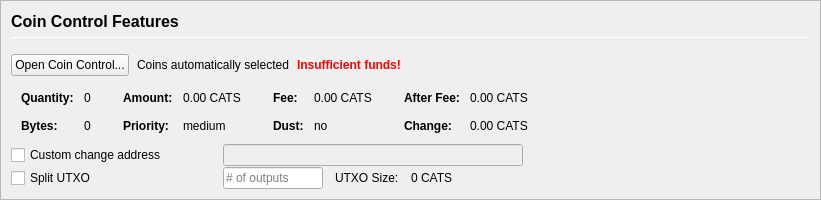
         <widget class="QFrame" name="frameCoinControl">
          <property name="sizePolicy">
           <sizepolicy hsizetype="Expanding" vsizetype="Expanding">
            <horstretch>0</horstretch>
            <verstretch>0</verstretch>
           </sizepolicy>
          </property>
          <property name="maximumSize">
           <size>
            <width>16777215</width>
            <height>16777215</height>
           </size>
          </property>
          <property name="frameShape">
           <enum>QFrame::StyledPanel</enum>
          </property>
          <property name="frameShadow">
           <enum>QFrame::Sunken</enum>
          </property>
          <layout class="QVBoxLayout" name="verticalLayoutCoinControl2">
           <property name="spacing">
            <number>0</number>
           </property>
           <property name="leftMargin">
            <number>0</number>
           </property>
           <property name="topMargin">
            <number>0</number>
           </property>
           <property name="rightMargin">
            <number>0</number>
           </property>
           <property name="bottomMargin">
            <number>0</number>
           </property>
           <item>
            <widget class="QFrame" name="frameCoinControl_BG">
             <layout class="QVBoxLayout" name="verticalLayoutCoinControl" stretch="0,0,0,0,0,0">
              <property name="spacing">
               <number>1</number>
              </property>
              <property name="leftMargin">
               <number>10</number>
              </property>
              <property name="topMargin">
               <number>10</number>
              </property>
              <item>
               <layout class="QHBoxLayout" name="horizontalLayoutCoinControl1">
                <property name="bottomMargin">
                 <number>15</number>
                </property>
                <item>
                 <layout class="QVBoxLayout" name="verticalLayout_3">
                  <property name="spacing">
                   <number>6</number>
                  </property>
                  <item>
                   <widget class="QLabel" name="labelCoinControlFeatures">
                    <property name="sizePolicy">
                     <sizepolicy hsizetype="Preferred" vsizetype="Maximum">
                      <horstretch>0</horstretch>
                      <verstretch>0</verstretch>
                     </sizepolicy>
                    </property>
                    <property name="minimumSize">
                     <size>
                      <width>0</width>
                      <height>20</height>
                     </size>
                    </property>
                    <property name="font">
                     <font>
                      <pointsize>12</pointsize>
                      <weight>75</weight>
                      <bold>true</bold>
                     </font>
                    </property>
                    <property name="styleSheet">
                     <string notr="true">font-weight:bold;</string>
                    </property>
                    <property name="text">
                     <string>Coin Control Features</string>
                    </property>
                   </widget>
                  </item>
                  <item>
                   <widget class="Line" name="line">
                    <property name="minimumSize">
                     <size>
                      <width>0</width>
                      <height>1</height>
                     </size>
                    </property>
                    <property name="maximumSize">
                     <size>
                      <width>16777215</width>
                      <height>1</height>
                     </size>
                    </property>
                    <property name="orientation">
                     <enum>Qt::Horizontal</enum>
                    </property>
                   </widget>
                  </item>
                 </layout>
                </item>
               </layout>
              </item>
              <item>
               <layout class="QHBoxLayout" name="horizontalLayoutCoinControl2" stretch="0,0,0,0">
                <property name="spacing">
                 <number>8</number>
                </property>
                <property name="bottomMargin">
                 <number>10</number>
                </property>
                <item>
                 <widget class="QPushButton" name="pushButtonCoinControl">
                  <property name="styleSheet">
                   <string notr="true"/>
                  </property>
                  <property name="text">
                   <string>Open Coin Control...</string>
                  </property>
                  <property name="autoDefault">
                   <bool>false</bool>
                  </property>
                 </widget>
                </item>
                <item>
                 <widget class="QLabel" name="labelCoinControlAutomaticallySelected">
                  <property name="text">
                   <string>Coins automatically selected</string>
                  </property>
                  <property name="margin">
                   <number>5</number>
                  </property>
                 </widget>
                </item>
                <item>
                 <widget class="QLabel" name="labelCoinControlInsuffFunds">
                  <property name="font">
                   <font>
                    <weight>75</weight>
                    <bold>true</bold>
                   </font>
                  </property>
                  <property name="styleSheet">
                   <string notr="true">color:red;font-weight:bold;</string>
                  </property>
                  <property name="text">
                   <string>Insufficient funds!</string>
                  </property>
                  <property name="margin">
                   <number>5</number>
                  </property>
                 </widget>
                </item>
                <item>
                 <spacer name="horizontalSpacerCoinControl">
                  <property name="orientation">
                   <enum>Qt::Horizontal</enum>
                  </property>
                  <property name="sizeHint" stdset="0">
                   <size>
                    <width>40</width>
                    <height>1</height>
                   </size>
                  </property>
                 </spacer>
                </item>
               </layout>
              </item>
              <item>
               <widget class="QWidget" name="widgetCoinControl" native="true">
                <property name="sizePolicy">
                 <sizepolicy hsizetype="Preferred" vsizetype="Preferred">
                  <horstretch>0</horstretch>
                  <verstretch>0</verstretch>
                 </sizepolicy>
                </property>
                <property name="minimumSize">
                 <size>
                  <width>0</width>
                  <height>0</height>
                 </size>
                </property>
                <property name="styleSheet">
                 <string notr="true"/>
                </property>
                <layout class="QHBoxLayout" name="horizontalLayoutCoinControl5">
                 <property name="leftMargin">
                  <number>0</number>
                 </property>
                 <property name="topMargin">
                  <number>0</number>
                 </property>
                 <property name="rightMargin">
                  <number>0</number>
                 </property>
                 <property name="bottomMargin">
                  <number>0</number>
                 </property>
                 <item>
                  <layout class="QHBoxLayout" name="horizontalLayoutCoinControl3" stretch="0,0,0,1">
                   <property name="spacing">
                    <number>20</number>
                   </property>
                   <property name="topMargin">
                    <number>0</number>
                   </property>
                   <property name="bottomMargin">
                    <number>10</number>
                   </property>
                   <item>
                    <layout class="QFormLayout" name="formLayoutCoinControl1">
                     <property name="horizontalSpacing">
                      <number>10</number>
                     </property>
                     <property name="verticalSpacing">
                      <number>14</number>
                     </property>
                     <property name="leftMargin">
                      <number>10</number>
                     </property>
                     <property name="topMargin">
                      <number>4</number>
                     </property>
                     <property name="rightMargin">
                      <number>6</number>
                     </property>
                     <item row="0" column="0">
                      <widget class="QLabel" name="labelCoinControlQuantityText">
                       <property name="font">
                        <font>
                         <weight>75</weight>
                         <bold>true</bold>
                        </font>
                       </property>
                       <property name="text">
                        <string>Quantity:</string>
                       </property>
                       <property name="margin">
                        <number>0</number>
                       </property>
                      </widget>
                     </item>
                     <item row="0" column="1">
                      <widget class="QLabel" name="labelCoinControlQuantity">
                       <property name="cursor">
                        <cursorShape>IBeamCursor</cursorShape>
                       </property>
                       <property name="contextMenuPolicy">
                        <enum>Qt::ActionsContextMenu</enum>
                       </property>
                       <property name="text">
                        <string notr="true">0</string>
                       </property>
                       <property name="margin">
                        <number>0</number>
                       </property>
                       <property name="textInteractionFlags">
                        <set>Qt::LinksAccessibleByMouse|Qt::TextSelectableByKeyboard|Qt::TextSelectableByMouse</set>
                       </property>
                      </widget>
                     </item>
                     <item row="1" column="0">
                      <widget class="QLabel" name="labelCoinControlBytesText">
                       <property name="font">
                        <font>
                         <weight>75</weight>
                         <bold>true</bold>
                        </font>
                       </property>
                       <property name="text">
                        <string>Bytes:</string>
                       </property>
                      </widget>
                     </item>
                     <item row="1" column="1">
                      <widget class="QLabel" name="labelCoinControlBytes">
                       <property name="cursor">
                        <cursorShape>IBeamCursor</cursorShape>
                       </property>
                       <property name="contextMenuPolicy">
                        <enum>Qt::ActionsContextMenu</enum>
                       </property>
                       <property name="text">
                        <string notr="true">0</string>
                       </property>
                       <property name="textInteractionFlags">
                        <set>Qt::LinksAccessibleByMouse|Qt::TextSelectableByKeyboard|Qt::TextSelectableByMouse</set>
                       </property>
                      </widget>
                     </item>
                    </layout>
                   </item>
                   <item>
                    <layout class="QFormLayout" name="formLayoutCoinControl2">
                     <property name="horizontalSpacing">
                      <number>10</number>
                     </property>
                     <property name="verticalSpacing">
                      <number>14</number>
                     </property>
                     <property name="leftMargin">
                      <number>6</number>
                     </property>
                     <property name="topMargin">
                      <number>4</number>
                     </property>
                     <property name="rightMargin">
                      <number>6</number>
                     </property>
                     <item row="0" column="0">
                      <widget class="QLabel" name="labelCoinControlAmountText">
                       <property name="font">
                        <font>
                         <weight>75</weight>
                         <bold>true</bold>
                        </font>
                       </property>
                       <property name="text">
                        <string>Amount:</string>
                       </property>
                       <property name="margin">
                        <number>0</number>
                       </property>
                      </widget>
                     </item>
                     <item row="0" column="1">
                      <widget class="QLabel" name="labelCoinControlAmount">
                       <property name="cursor">
                        <cursorShape>IBeamCursor</cursorShape>
                       </property>
                       <property name="contextMenuPolicy">
                        <enum>Qt::ActionsContextMenu</enum>
                       </property>
                       <property name="text">
                        <string notr="true">0.00 CATS</string>
                       </property>
                       <property name="textInteractionFlags">
                        <set>Qt::LinksAccessibleByMouse|Qt::TextSelectableByKeyboard|Qt::TextSelectableByMouse</set>
                       </property>
                      </widget>
                     </item>
                     <item row="1" column="0">
                      <widget class="QLabel" name="labelCoinControlPriorityText">
                       <property name="font">
                        <font>
                         <weight>75</weight>
                         <bold>true</bold>
                        </font>
                       </property>
                       <property name="text">
                        <string>Priority:</string>
                       </property>
                      </widget>
                     </item>
                     <item row="1" column="1">
                      <widget class="QLabel" name="labelCoinControlPriority">
                       <property name="cursor">
                        <cursorShape>IBeamCursor</cursorShape>
                       </property>
                       <property name="contextMenuPolicy">
                        <enum>Qt::ActionsContextMenu</enum>
                       </property>
                       <property name="text">
                        <string>medium</string>
                       </property>
                       <property name="textInteractionFlags">
                        <set>Qt::LinksAccessibleByMouse|Qt::TextSelectableByKeyboard|Qt::TextSelectableByMouse</set>
                       </property>
                      </widget>
                     </item>
                    </layout>
                   </item>
                   <item>
                    <layout class="QFormLayout" name="formLayoutCoinControl3">
                     <property name="horizontalSpacing">
                      <number>10</number>
                     </property>
                     <property name="verticalSpacing">
                      <number>14</number>
                     </property>
                     <property name="leftMargin">
                      <number>6</number>
                     </property>
                     <property name="topMargin">
                      <number>4</number>
                     </property>
                     <property name="rightMargin">
                      <number>6</number>
                     </property>
                     <item row="0" column="0">
                      <widget class="QLabel" name="labelCoinControlFeeText">
                       <property name="font">
                        <font>
                         <weight>75</weight>
                         <bold>true</bold>
                        </font>
                       </property>
                       <property name="text">
                        <string>Fee:</string>
                       </property>
                       <property name="margin">
                        <number>0</number>
                       </property>
                      </widget>
                     </item>
                     <item row="0" column="1">
                      <widget class="QLabel" name="labelCoinControlFee">
                       <property name="cursor">
                        <cursorShape>IBeamCursor</cursorShape>
                       </property>
                       <property name="contextMenuPolicy">
                        <enum>Qt::ActionsContextMenu</enum>
                       </property>
                       <property name="text">
                        <string notr="true">0.00 CATS</string>
                       </property>
                       <property name="textInteractionFlags">
                        <set>Qt::LinksAccessibleByMouse|Qt::TextSelectableByKeyboard|Qt::TextSelectableByMouse</set>
                       </property>
                      </widget>
                     </item>
                     <item row="1" column="0">
                      <widget class="QLabel" name="labelCoinControlLowOutputText">
                       <property name="font">
                        <font>
                         <weight>75</weight>
                         <bold>true</bold>
                        </font>
                       </property>
                       <property name="text">
                        <string>Dust:</string>
                       </property>
                      </widget>
                     </item>
                     <item row="1" column="1">
                      <widget class="QLabel" name="labelCoinControlLowOutput">
                       <property name="cursor">
                        <cursorShape>IBeamCursor</cursorShape>
                       </property>
                       <property name="contextMenuPolicy">
                        <enum>Qt::ActionsContextMenu</enum>
                       </property>
                       <property name="text">
                        <string>no</string>
                       </property>
                       <property name="textInteractionFlags">
                        <set>Qt::LinksAccessibleByMouse|Qt::TextSelectableByKeyboard|Qt::TextSelectableByMouse</set>
                       </property>
                      </widget>
                     </item>
                    </layout>
                   </item>
                   <item>
                    <layout class="QFormLayout" name="formLayoutCoinControl4">
                     <property name="horizontalSpacing">
                      <number>10</number>
                     </property>
                     <property name="verticalSpacing">
                      <number>14</number>
                     </property>
                     <property name="leftMargin">
                      <number>6</number>
                     </property>
                     <property name="topMargin">
                      <number>4</number>
                     </property>
                     <property name="rightMargin">
                      <number>6</number>
                     </property>
                     <item row="0" column="0">
                      <widget class="QLabel" name="labelCoinControlAfterFeeText">
                       <property name="font">
                        <font>
                         <weight>75</weight>
                         <bold>true</bold>
                        </font>
                       </property>
                       <property name="text">
                        <string>After Fee:</string>
                       </property>
                       <property name="margin">
                        <number>0</number>
                       </property>
                      </widget>
                     </item>
                     <item row="0" column="1">
                      <widget class="QLabel" name="labelCoinControlAfterFee">
                       <property name="cursor">
                        <cursorShape>IBeamCursor</cursorShape>
                       </property>
                       <property name="contextMenuPolicy">
                        <enum>Qt::ActionsContextMenu</enum>
                       </property>
                       <property name="text">
                        <string notr="true">0.00 CATS</string>
                       </property>
                       <property name="textInteractionFlags">
                        <set>Qt::LinksAccessibleByMouse|Qt::TextSelectableByKeyboard|Qt::TextSelectableByMouse</set>
                       </property>
                      </widget>
                     </item>
                     <item row="1" column="0">
                      <widget class="QLabel" name="labelCoinControlChangeText">
                       <property name="font">
                        <font>
                         <weight>75</weight>
                         <bold>true</bold>
                        </font>
                       </property>
                       <property name="text">
                        <string>Change:</string>
                       </property>
                      </widget>
                     </item>
                     <item row="1" column="1">
                      <widget class="QLabel" name="labelCoinControlChange">
                       <property name="cursor">
                        <cursorShape>IBeamCursor</cursorShape>
                       </property>
                       <property name="contextMenuPolicy">
                        <enum>Qt::ActionsContextMenu</enum>
                       </property>
                       <property name="text">
                        <string notr="true">0.00 CATS</string>
                       </property>
                       <property name="textInteractionFlags">
                        <set>Qt::LinksAccessibleByMouse|Qt::TextSelectableByKeyboard|Qt::TextSelectableByMouse</set>
                       </property>
                      </widget>
                     </item>
                    </layout>
                   </item>
                  </layout>
                 </item>
                </layout>
               </widget>
              </item>
              <item>
               <layout class="QHBoxLayout" name="horizontalLayoutCoinControl4">
                <property name="spacing">
                 <number>12</number>
                </property>
                <property name="sizeConstraint">
                 <enum>QLayout::SetDefaultConstraint</enum>
                </property>
                <property name="topMargin">
                 <number>0</number>
                </property>
                <property name="rightMargin">
                 <number>0</number>
                </property>
                <item>
                 <widget class="QCheckBox" name="checkBoxCoinControlChange">
                  <property name="sizePolicy">
                   <sizepolicy hsizetype="Preferred" vsizetype="Preferred">
                    <horstretch>0</horstretch>
                    <verstretch>0</verstretch>
                   </sizepolicy>
                  </property>
                  <property name="minimumSize">
                   <size>
                    <width>200</width>
                    <height>0</height>
                   </size>
                  </property>
                  <property name="maximumSize">
                   <size>
                    <width>200</width>
                    <height>16777215</height>
                   </size>
                  </property>
                  <property name="toolTip">
                   <string>If this is activated, but the change address is empty or invalid, change will be sent to a newly generated address.</string>
                  </property>
                  <property name="text">
                   <string>Custom change address</string>
                  </property>
                 </widget>
                </item>
                <item>
                 <widget class="QValidatedLineEdit" name="lineEditCoinControlChange">
                  <property name="enabled">
                   <bool>false</bool>
                  </property>
                  <property name="sizePolicy">
                   <sizepolicy hsizetype="Preferred" vsizetype="Preferred">
                    <horstretch>0</horstretch>
                    <verstretch>0</verstretch>
                   </sizepolicy>
                  </property>
                  <property name="minimumSize">
                   <size>
                    <width>300</width>
                    <height>0</height>
                   </size>
                  </property>
                 </widget>
                </item>
                <item>
                 <widget class="QLabel" name="labelCoinControlChangeLabel">
                  <property name="sizePolicy">
                   <sizepolicy hsizetype="Preferred" vsizetype="Preferred">
                    <horstretch>0</horstretch>
                    <verstretch>0</verstretch>
                   </sizepolicy>
                  </property>
                  <property name="minimumSize">
                   <size>
                    <width>100</width>
                    <height>0</height>
                   </size>
                  </property>
                  <property name="text">
                   <string/>
                  </property>
                  <property name="margin">
                   <number>3</number>
                  </property>
                 </widget>
                </item>
               </layout>
              </item>
              <item>
               <layout class="QHBoxLayout" name="horizontalLayoutCoinControl6">
                <property name="spacing">
                 <number>12</number>
                </property>
                <property name="rightMargin">
                 <number>0</number>
                </property>
                <item>
                 <widget class="QCheckBox" name="splitBlockCheckBox">
                  <property name="sizePolicy">
                   <sizepolicy hsizetype="Preferred" vsizetype="Preferred">
                    <horstretch>0</horstretch>
                    <verstretch>0</verstretch>
                   </sizepolicy>
                  </property>
                  <property name="minimumSize">
                   <size>
                    <width>200</width>
                    <height>0</height>
                   </size>
                  </property>
                  <property name="maximumSize">
                   <size>
                    <width>200</width>
                    <height>16777215</height>
                   </size>
                  </property>
                  <property name="text">
                   <string>Split UTXO</string>
                  </property>
                 </widget>
                </item>
                <item>
                 <widget class="QLineEdit" name="splitBlockLineEdit">
                  <property name="sizePolicy">
                   <sizepolicy hsizetype="Preferred" vsizetype="Preferred">
                    <horstretch>50</horstretch>
                    <verstretch>0</verstretch>
                   </sizepolicy>
                  </property>
                  <property name="minimumSize">
                   <size>
                    <width>100</width>
                    <height>0</height>
                   </size>
                  </property>
                  <property name="maximumSize">
                   <size>
                    <width>100</width>
                    <height>16777215</height>
                   </size>
                  </property>
                  <property name="placeholderText">
                   <string># of outputs</string>
                  </property>
                 </widget>
                </item>
                <item>
                 <widget class="QLabel" name="labelBlockSizeText">
                  <property name="text">
                   <string>UTXO Size:</string>
                  </property>
                 </widget>
                </item>
                <item>
                 <widget class="QLabel" name="labelBlockSize">
                  <property name="text">
                   <string>0 CATS</string>
                  </property>
                 </widget>
                </item>
                <item>
                 <spacer name="horizontalSpacer_7">
                  <property name="orientation">
                   <enum>Qt::Horizontal</enum>
                  </property>
                  <property name="sizeHint" stdset="0">
                   <size>
                    <width>40</width>
                    <height>20</height>
                   </size>
                  </property>
                 </spacer>
                </item>
               </layout>
              </item>
              <item>
               <spacer name="verticalSpacerCoinControl">
                <property name="orientation">
                 <enum>Qt::Vertical</enum>
                </property>
                <property name="sizeHint" stdset="0">
                 <size>
                  <width>800</width>
                  <height>1</height>
                 </size>
                </property>
               </spacer>
              </item>
             </layout>
            </widget>
           </item>
          </layout>
         </widget>
